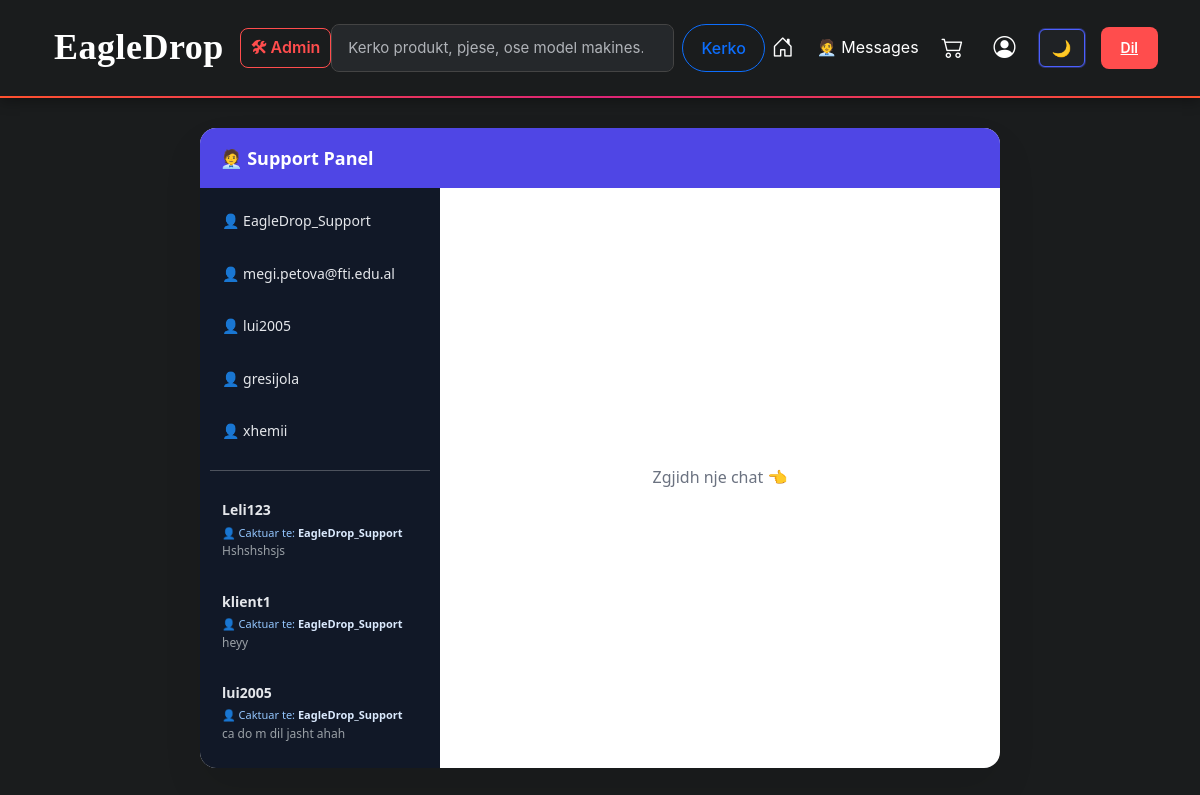
Screenshot of /support_admin.php (signed in) with the database file from the repository.
### tables this page shows
CREATE TABLE `users` (
  `id` int(11) NOT NULL,
  `first_name` varchar(100) DEFAULT NULL,
  `last_name` varchar(100) DEFAULT NULL,
  `username` varchar(100) DEFAULT NULL,
  `phone` varchar(30) DEFAULT NULL,
  `email` varchar(255) DEFAULT NULL,
  `password` varchar(255) DEFAULT NULL,
  `role` enum('user','staff','admin') NOT NULL DEFAULT 'user',
  `profile_image` varchar(255) DEFAULT 'default.png',
  `is_verified` tinyint(4) DEFAULT 0,
  `verification_code` varchar(255) DEFAULT NULL,
  `created_at` datetime DEFAULT current_timestamp(),
  `last_assigned_at` datetime DEFAULT NULL,
  `name` int(11) NOT NULL
);

CREATE TABLE `conversations` (
  `id` int(11) NOT NULL,
  `client_id` int(11) DEFAULT NULL,
  `staff_id` int(11) NOT NULL,
  `type` enum('support','staff') DEFAULT 'support',
  `status` enum('open','closed') NOT NULL DEFAULT 'open',
  `closed_at` datetime DEFAULT NULL,
  `created_at` timestamp NOT NULL DEFAULT current_timestamp()
);

### support_admin.php (the view, shortened to what this page needs)
<?php
require "./includes/auth.php";
require "./config/database.php";
$me = $_SESSION['user_id'];
$role = $_SESSION['role'];
$staffUsers = $conn->prepare("
    SELECT
        u.id,
        u.username,
        (
            SELECT COUNT(*)
            FROM notifications n
            WHERE n.user_id = :me
            AND n.is_read = 0
            AND n.conversation_id = (
                SELECT c.id
                FROM conversations c
                WHERE c.type = 'staff'
                AND (
                    (c.client_id = :me AND c.staff_id = u.id)
                    OR
                    (c.client_id = u.id AND c.staff_id = :me)
                )
                LIMIT 1
            )
        ) AS unread
    FROM users u
    WHERE u.role IN ('staff','admin')
    AND u.id != :me
");
$staffUsers->execute(['me' => $me]);
$staffUsers = $staffUsers->fetchAll();
if ($role === 'admin') {
    $stmt = $conn->prepare("
        SELECT
            c.id,
            c.status,
            u.username,
            s.username AS staff_name,
            (
                SELECT m.message
                FROM messages m
                WHERE m.conversation_id = c.id
                ORDER BY m.created_at DESC
                LIMIT 1
            ) AS last_message,
            COUNT(n.id) AS unread
        FROM conversations c
        JOIN users u ON u.id = c.client_id
        LEFT JOIN users s ON s.id = c.staff_id
        LEFT JOIN notifications n
            ON n.conversation_id = c.id
            AND n.user_id = ?
            AND n.is_read = 0
        WHERE c.type = 'support'
        GROUP BY c.id
        ORDER BY c.created_at DESC
    ");
    $stmt->execute([$me]);
}
$clientConvs = $stmt->fetchAll(PDO::FETCH_ASSOC);
$conversation_id = isset($_GET['c']) ? (int)$_GET['c'] : null;
$staff_to = isset($_GET['staff']) ? (int)$_GET['staff'] : null;
$is_staff_private = false;
$convType = null;
$convStatus = null;
$messages = [];
require "./includes/header.php";
?>
<link rel="stylesheet" href="./assets/css/chat.css?v=<?= filemtime(__DIR__ . '/assets/css/chat.css') ?>">
<div class="chat-container role-staff">
<div class="chat-header">🧑‍💼 Support Panel</div>
<div class="chat-admin-body">
<div class="chat-users">
<?php foreach($staffUsers as $s): ?>
<a href="?staff=<?= $s['id'] ?>"
   class="<?= ($is_staff_private && $staff_to==$s['id'])?'active':'' ?>">
👤 <?= htmlspecialchars($s['username']) ?>
</a>
<?php endforeach; ?>
<hr>
<?php foreach($clientConvs as $c): ?>
<a href="?c=<?= $c['id'] ?>" class="chat-item <?= $conversation_id==$c['id']?'active':'' ?>">
    <div class="chat-name">
        <?= htmlspecialchars($c['username']) ?>
    </div>
    <?php if ($role === 'admin'): ?>
        <div class="assigned-tag">
            👤 Caktuar te: <strong><?= $c['staff_name'] ? htmlspecialchars($c['staff_name']) : '—' ?></strong>
        </div>
    <?php endif; ?>
    <?php if (!empty($c['last_message'])): ?>
        <div class="last-msg">
            <?= htmlspecialchars(mb_strimwidth($c['last_message'], 0, 30, '…')) ?>
        </div>
    <?php endif; ?>
</a>
<?php endforeach; ?>
</div>
<div class="chat-main">
    <?php if($conversation_id): ?>
        <?php if ($convType === 'support'): ?>
        <div class="chat-sub-header">
            <span id="convStatusTag" class="status-tag <?= $convStatus === 'closed' ? '' : 'hidden' ?>">
                bisedë e mbyllur
            </span>
            <?php if ($convStatus === 'open'): ?>
                <button id="closeConvBtn" class="close-conv-btn" onclick="closeConversation()">🔒 Mbyll bisedën</button>
            <?php endif; ?>
        </div>
        <?php endif; ?>
        <div class="chat-messages" id="chatMessages">
            <?php foreach($messages as $m): ?>
                <div class="message <?= $m['sender_id']==$me?'me':'other' ?>" data-id="<?= $m['id'] ?>">
                    <div class="meta">
                        <span class="name"><?= htmlspecialchars($m['username']) ?></span>
                    </div>
                    <div class="bubble">
                        <?= nl2br(htmlspecialchars($m['message'])) ?>
                        <div class="time"><?= date('H:i', strtotime($m['created_at'])) ?></div>
                    </div>
                </div>
            <?php endforeach; ?>
</div>
    <div id="typingIndicator" class="typing-indicator" style="display:none;">
        typing…
    </div>
<form class="chat-input" onsubmit="return false;">
    <textarea id="chatTextarea" placeholder="Write…" required></textarea>
    <button type="button" onclick="sendMessage()">➤</button>
</form>
<?php else: ?>
<div class="chat-empty">Zgjidh nje chat 👈</div>
<?php endif; ?>
</div>
</div>
</div>
<?php require "./includes/footer.php"; ?>

### assets/css/style.css (style rules this page uses)
html, body { overflow-x: hidden; max-width: 100%; font-family: -apple-system, BlinkMacSystemFont, "Segoe UI", Roboto, "Helvetica Neue", Arial, sans-serif; line-height: 1.6; }
body { background-color: #1a1c1d; color: #fff; transition: background-color 0.3s ease, color 0.3s ease; font-size: 16px; }

### assets/css/chat.css (style rules this page uses)
.chat-container { max-width: 800px; height: 80vh; margin: 30px auto; background: #fff; border-radius: 16px; display: flex; flex-direction: column; box-shadow: 0 20px 40px rgba(0,0,0,.08); overflow: hidden; font-family: system-ui, sans-serif; }
.chat-header { padding: 16px 20px; font-size: 18px; font-weight: 600; background: #4f46e5; color: #fff; }
.chat-admin-body { display: flex; flex: 1; overflow: hidden; }
.chat-users { width: 240px; background: #111827; color: #fff; padding: 10px; overflow-y: auto; }
.chat-users a { display: block; padding: 12px; border-radius: 10px; color: #e5e7eb; text-decoration: none; margin-bottom: 6px; font-size: 14px; }
.chat-main { flex: 1; display: flex; flex-direction: column; }
.chat-empty { margin: auto; font-size: 16px; color: #6b7280; }
.chat-item { display: block; padding: 8px 10px; }
.chat-name { font-weight: 600; }
.last-msg { font-size: 12px; color: #9aa0a6; white-space: nowrap; overflow: hidden; text-overflow: ellipsis; }
.assigned-tag { font-size: 11px; color: #93c5fd; margin-top: 2px; }
.assigned-tag strong { color: #dbeafe; }

### rows the page displays
users: username "EagleDrop_Support"
users: username "megi.petova@fti.edu.al"
users: username "lui2005"
users: username "gresijola"
users: username "xhemii"
conversations: users.username "Leli123", users.username "EagleDrop_Support", last_message "Hshshshsjs"
conversations: users.username "klient1", users.username "EagleDrop_Support", last_message "heyy"
conversations: users.username "lui2005", users.username "EagleDrop_Support", last_message "ca do m dil jasht ahah"
